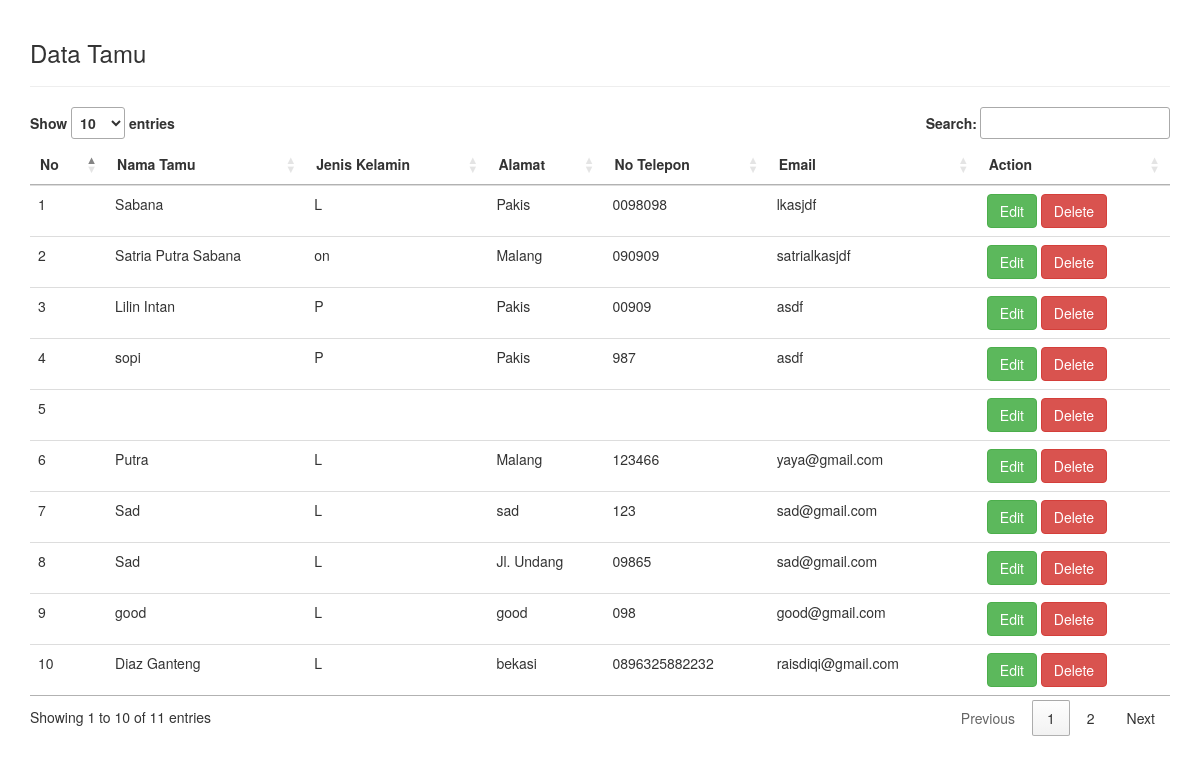
Screenshot of /admin/showTamu.php with the database file from the repository.
### tables this page shows
CREATE TABLE `tb_tamu` (
  `id_tamu` int(25) NOT NULL,
  `level` int(25) NOT NULL DEFAULT 0,
  `nama_tamu` varchar(25) NOT NULL,
  `username` varchar(25) NOT NULL,
  `password` varchar(25) NOT NULL,
  `jk` varchar(25) NOT NULL,
  `alamat` varchar(25) NOT NULL,
  `no_tlp` varchar(25) NOT NULL,
  `email` varchar(25) NOT NULL,
  `flag` int(1) DEFAULT 1
);

### admin/showTamu.php (the view, shortened to what this page needs)
<!DOCTYPE html>
<html lang="en">
<head>
<link rel="stylesheet" type="text/css" href="//cdn.datatables.net/1.10.11/css/jquery.dataTables.min.css">
<link rel="stylesheet" href="https://maxcdn.bootstrapcdn.com/bootstrap/3.3.7/css/bootstrap.min.css">
</head>
<body>
<?php
    include 'helper/connection.php';
?>
<div class="container" style="padding-top: 20px; padding-bottom: 20px;">
    <h3>Data Tamu</h3>
<hr>
<table class="table table-stripped table-hover datatab" align="center">
    <thead>
        <tr>
            <th>No</th>
            <th>Nama Tamu</th>
            <th>Jenis Kelamin</th>
            <th>Alamat</th>
            <th>No Telepon</th>
            <th>Email</th>
            <th>Action</th>
        </tr>
    </thead>
<tbody>
<?php
    $sql = "select * from tb_tamu where flag = 1";
    $query = mysqli_query($con, $sql);
    $no = 1;
    while ($data = mysqli_fetch_assoc($query)){
?>
<tr>
    <td><?php echo $no++; ?></td>
    <td><?php echo $data['nama_tamu']; ?></td>
    <td><?php echo $data['jk']; ?></td>
    <td><?php echo $data['alamat']; ?></td>
    <td><?php echo $data['no_tlp']; ?></td>
    <td><?php echo $data['email']; ?></td>
    <td>
    <a href="#" type="button" class="btn btn-success btn-md" data-toggle="modal" data-target="#myModal<?php echo $data['id_tamu']; ?>">Edit</a>
    <?php
        $id_tamu = $data["id_tamu"];
        echo "<a href='proses/deleteTamu.php?id=$id_tamu' class='btn btn-danger'>Delete</a>";
    ?>
    </td>
</tr>
<?php
    }
?>
</tbody>
</table>
</div>
</body>
</html>

### rows the page displays
tb_tamu: nama_tamu "Sabana", jk "L", alamat "Pakis", no_tlp "0098098", email "lkasjdf"
tb_tamu: nama_tamu "Satria Putra Sabana", jk "on", alamat "Malang", no_tlp "090909", email "satrialkasjdf"
tb_tamu: nama_tamu "Lilin Intan", jk "P", alamat "Pakis", no_tlp "00909", email "asdf"
tb_tamu: nama_tamu "sopi", jk "P", alamat "Pakis", no_tlp "987", email "asdf"
tb_tamu: nama_tamu "Putra", jk "L", alamat "Malang", no_tlp "123466", email "yaya@gmail.com"
tb_tamu: nama_tamu "Sad", jk "L", alamat "sad", no_tlp "123", email "sad@gmail.com"
tb_tamu: nama_tamu "Sad", jk "L", alamat "Jl. Undang", no_tlp "09865", email "sad@gmail.com"
tb_tamu: nama_tamu "good", jk "L", alamat "good", no_tlp "098", email "good@gmail.com"
tb_tamu: nama_tamu "Diaz Ganteng", jk "L", alamat "bekasi", no_tlp "0896325882232", email "raisdiqi@gmail.com"
